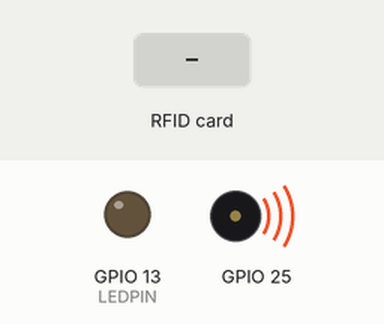
This sketch was run on a simulated ESP32. Parts: output pins drawn as LEDs (lit = HIGH), buzzer (waves = sounding). Inputs (shaded band) come from the test bench. WiFi joins after 1.5 s; servers stay silent unless stated; uploads are accepted with an empty reply; pins used as bus, display or sensor lines are not drawn; what the sketch prints to the serial monitor is not drawn.

Above: at 2.7 s.
2.8 s: RFID card 5E 7A 19 C4 held to the reader
At 3.4 s:
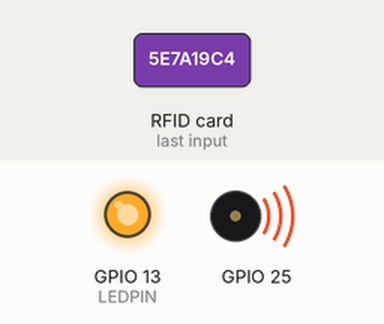
Timing chart, 0 to 5.8 s (numbered marks = the images above; inputs shaded):
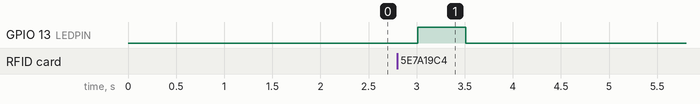

Measured:
- after the input at 2.8 s, GPIO 13 (LEDPIN): LOW → HIGH after 0.21 s, → LOW 0.50 s later

The sketch:

dispenser_Ver1.ino
```cpp
#include <SPI.h>
#include <MFRC522.h>
#include <HTTPClient.h>
#include <WiFi.h>
#include <EEPROM.h>

#define SS_PIN  21  // ESP32 pin GIOP21
#define RST_PIN 22 // ESP32 pin GIOP22


const char* Host = "https://localhost/";

MFRC522 rfid(SS_PIN, RST_PIN);

String UID = "";

int freq = 1000;
int channel = 0;
int resolution = 8;
int LEDPIN = 13;

void setup() {
  // put your setup code here, to run once:
  pinMode(LEDPIN, OUTPUT);
  ledcWrite(channel, 0);
  Serial.begin(115200);
  ledcSetup(channel, freq, resolution);
  ledcAttachPin(25, channel);   //25번핀

  ledcWriteTone(channel, 1000);

  Serial.print("Calibrating please wait.");

  Serial.println("  done!.");

  //WIFI CONNECT
  WiFi.begin("WIFI","WIFI_PASSWORD");
  while(WiFi.status() != WL_CONNECTED){
    delay(500);
    Serial.print(".");
  }
  Serial.println("WIFI OK");

  SPI.begin(); // init SPI bus
  rfid.PCD_Init(); // init MFRC522

  Serial.println("Tap RFID/NFC Tag on reader");
}

void loop() {
  // put your main code here, to run repeatedly:

  if (rfid.PICC_IsNewCardPresent()) { // new tag is available
    NFC();

  }

}
void NFC(void){
  if (rfid.PICC_ReadCardSerial()) { // NUID has been readed
      MFRC522::PICC_Type piccType = rfid.PICC_GetType(rfid.uid.sak);
      //Serial.print("RFID/NFC Tag Type: ");
      //Serial.println(rfid.PICC_GetTypeName(piccType));

      // print NUID in Serial Monitor in the hex format
      Serial.print("UID:");
      for (int i = 0; i < rfid.uid.size; i++) {
        Serial.print(rfid.uid.uidByte[i] < 0x10 ? " 0" : " ");
        Serial.print(rfid.uid.uidByte[i], HEX);
        UID += String(rfid.uid.uidByte[i], HEX);
      }
      Serial.println();
      Serial.print("String : ");
      Serial.println(UID);
      String Path = "toilet-paper-quantity?remain=" + UID;
      sendHTTPData(Path); // 서버에 값 보내는 함수
      UID = "";
      Serial.println(Path);
      rfid.PICC_HaltA(); // halt PICC
      rfid.PCD_StopCrypto1(); // stop encryption on PCD
      Tone();
  }
}
bool sendHTTPData(String raw)  //서버에 송신 함수
{
  if (WiFi.status() != WL_CONNECTED) return false;
  bool result = false;
  HTTPClient http;
  String Path = Host + raw;
  http.begin(Path.c_str());
  int httpResponseCode = http.GET();
  if (httpResponseCode > 0) result = true;
  http.end();
  return result;
}
void Tone(void){
  ledcWrite(channel, 90);
  digitalWrite(LEDPIN,HIGH);
  delay(500);
  ledcWrite(channel, 0);
  digitalWrite(LEDPIN,LOW);
  }
```
